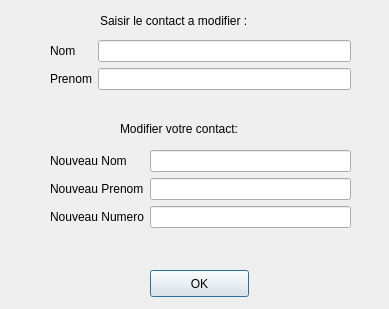
<?xml version="1.0" encoding="UTF-8"?>
<ui version="4.0">
 <class>Dialog</class>
 <widget class="QDialog" name="Dialog">
  <property name="geometry">
   <rect>
    <x>0</x>
    <y>0</y>
    <width>389</width>
    <height>309</height>
   </rect>
  </property>
  <property name="windowTitle">
   <string>Dialog</string>
  </property>
  <widget class="QWidget" name="formLayoutWidget">
   <property name="geometry">
    <rect>
     <x>50</x>
     <y>40</y>
     <width>301</width>
     <height>71</height>
    </rect>
   </property>
   <layout class="QFormLayout" name="formLayout">
    <property name="fieldGrowthPolicy">
     <enum>QFormLayout::AllNonFixedFieldsGrow</enum>
    </property>
    <item row="0" column="0">
     <widget class="QLabel" name="nomLabel">
      <property name="text">
       <string>Nom</string>
      </property>
     </widget>
    </item>
    <item row="0" column="1">
     <widget class="QLineEdit" name="nomLineEdit"/>
    </item>
    <item row="1" column="0">
     <widget class="QLabel" name="prenomLabel">
      <property name="text">
       <string>Prenom</string>
      </property>
     </widget>
    </item>
    <item row="1" column="1">
     <widget class="QLineEdit" name="prenomLineEdit"/>
    </item>
   </layout>
  </widget>
  <widget class="QWidget" name="formLayoutWidget_2">
   <property name="geometry">
    <rect>
     <x>50</x>
     <y>150</y>
     <width>301</width>
     <height>111</height>
    </rect>
   </property>
   <layout class="QFormLayout" name="formLayout_2">
    <property name="fieldGrowthPolicy">
     <enum>QFormLayout::AllNonFixedFieldsGrow</enum>
    </property>
    <item row="0" column="0">
     <widget class="QLabel" name="nouveauNomLabel">
      <property name="text">
       <string>Nouveau Nom</string>
      </property>
     </widget>
    </item>
    <item row="0" column="1">
     <widget class="QLineEdit" name="nouveauNomLineEdit"/>
    </item>
    <item row="1" column="0">
     <widget class="QLabel" name="nouveauPrenomLabel">
      <property name="text">
       <string>Nouveau Prenom</string>
      </property>
     </widget>
    </item>
    <item row="1" column="1">
     <widget class="QLineEdit" name="nouveauPrenomLineEdit"/>
    </item>
    <item row="2" column="0">
     <widget class="QLabel" name="nouveauNumeroLabel">
      <property name="text">
       <string>Nouveau Numero</string>
      </property>
     </widget>
    </item>
    <item row="2" column="1">
     <widget class="QLineEdit" name="nouveauNumeroLineEdit"/>
    </item>
   </layout>
  </widget>
  <widget class="QPushButton" name="pushButton">
   <property name="geometry">
    <rect>
     <x>150</x>
     <y>270</y>
     <width>99</width>
     <height>27</height>
    </rect>
   </property>
   <property name="text">
    <string>OK</string>
   </property>
  </widget>
  <widget class="QLabel" name="label">
   <property name="geometry">
    <rect>
     <x>120</x>
     <y>120</y>
     <width>171</width>
     <height>17</height>
    </rect>
   </property>
   <property name="text">
    <string>Modifier votre contact:</string>
   </property>
  </widget>
  <widget class="QLabel" name="label_2">
   <property name="geometry">
    <rect>
     <x>100</x>
     <y>10</y>
     <width>241</width>
     <height>21</height>
    </rect>
   </property>
   <property name="text">
    <string>Saisir le contact a modifier :</string>
   </property>
  </widget>
 </widget>
 <resources/>
 <connections/>
</ui>
